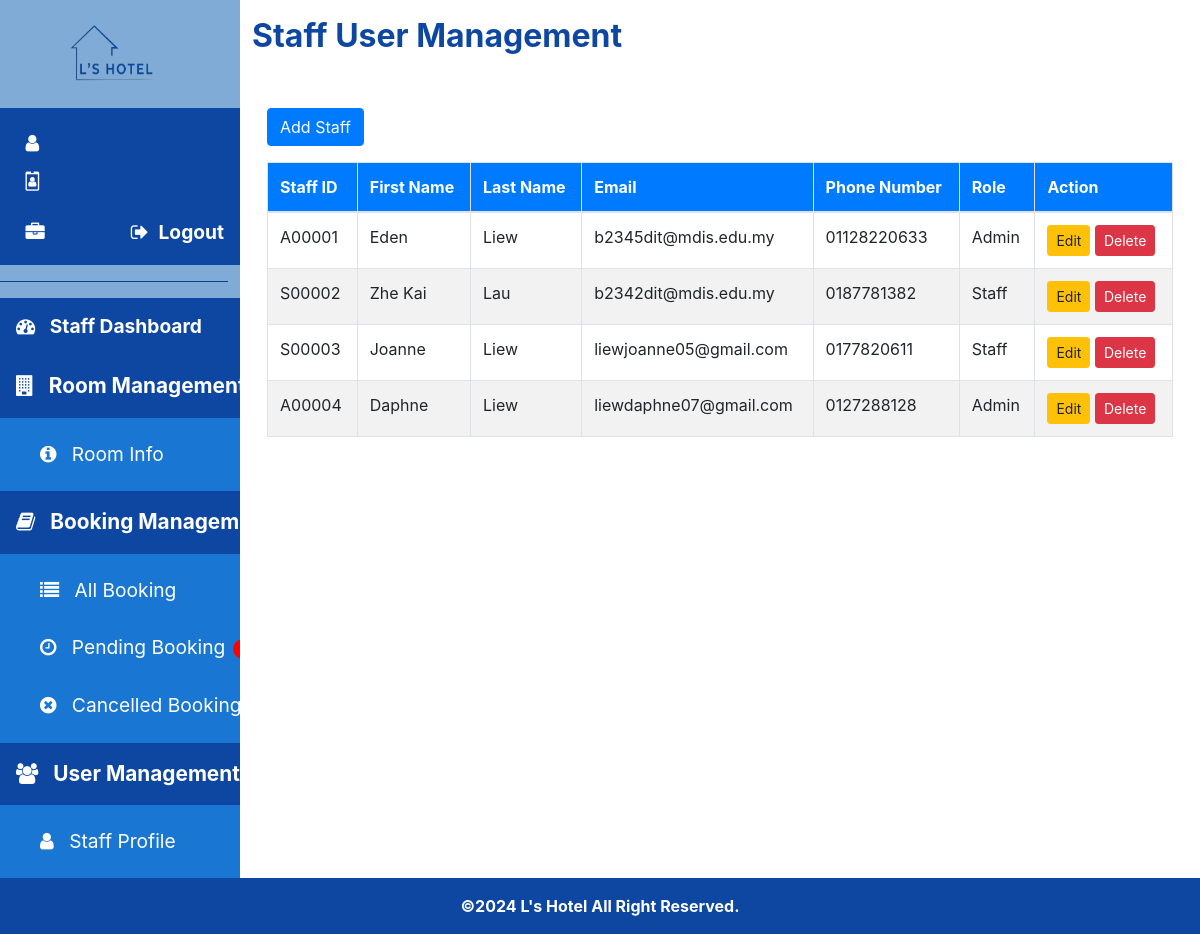
The page /staff/staff_management.php on the database its author committed.
### tables this page shows
CREATE TABLE `staff` (
  `id` int(11) NOT NULL,
  `staff_id` varchar(6) NOT NULL,
  `first_name` varchar(50) NOT NULL,
  `last_name` varchar(50) NOT NULL,
  `email` varchar(100) NOT NULL,
  `phone_number` varchar(15) NOT NULL,
  `password` varchar(255) NOT NULL,
  `role` varchar(10) NOT NULL
);

### staff/staff_management.php (the view, shortened to what this page needs)
<!DOCTYPE html>
<html>
<head>
<link rel="stylesheet" href="https://cdnjs.cloudflare.com/ajax/libs/font-awesome/4.7.0/css/font-awesome.min.css">
<link rel="stylesheet" href="../css/staff/staff-style.css?v=<?php echo time(); ?>">
<link rel="stylesheet" href="../css/staff/staff-management.css?v=<?php echo time(); ?>">
<link href="https://maxcdn.bootstrapcdn.com/bootstrap/4.5.2/css/bootstrap.min.css" rel="stylesheet">
</head>
<body>
<div class="staff-container">
  <?php include 'staff_sidenav.php'; ?>
  <div class="main">
    <div class="staff-page-title">
      <span>Staff User Management</span>
    </div>
    <div class="container mt-5">
        <button class="btn btn-primary mb-3" data-toggle="modal" data-target="#staffModal" onclick="openAddModal()">Add Staff</button>
        <table class="table table-bordered">
            <thead>
                <tr>
                    <th>Staff ID</th>
                    <th>First Name</th>
                    <th>Last Name</th>
                    <th>Email</th>
                    <th>Phone Number</th>
                    <th>Role</th>
                    <th>Action</th>
                </tr>
            </thead>
            <tbody id="staffTableBody">
                <?php
                $result = $conn->query("SELECT * FROM staff");
                while ($row = $result->fetch_assoc()) {
                    echo "<tr>
                            <td>{$row['staff_id']}</td>
                            <td>{$row['first_name']}</td>
                            <td>{$row['last_name']}</td>
                            <td>{$row['email']}</td>
                            <td>{$row['phone_number']}</td>
                            <td>{$row['role']}</td>
                            <td>
                                <button class='btn btn-warning btn-sm' onclick='openEditModal(\"{$row['staff_id']}\", \"{$row['first_name']}\", \"{$row['last_name']}\", \"{$row['email']}\", \"{$row['phone_number']}\", \"{$row['role']}\")'>Edit</button>
                                <button class='btn btn-danger btn-sm' onclick='deleteStaff(\"{$row['staff_id']}\")'>Delete</button>
                            </td>
                          </tr>";
                }
                ?>
            </tbody>
        </table>
    </div>
  </div>
</div>
<footer>
  <p>&copy;2024 L's Hotel All Right Reserved.</p>
</footer>
</body>
</html>

### css/staff/staff-style.css (style rules this page uses)
body { font-family: "Lato", sans-serif; margin: 0; background-color: #ffffff; display: flex; flex-direction: column; min-height: 100vh; }
.staff-container { display: flex; flex: 1; }
.main { width: 80%; padding: 2%; background-color: #ffffff; }
.main .staff-page-title { font-size: 2em; font-weight: bold; text-align: left; color: #0d47a1; }
footer { width: 100%; background-color: #0d47a1; color: #ffffff; text-align: center; padding: 1em; font-size: 1em; font-weight: bold; margin-top: auto; }
footer p { margin: 0; }

### css/staff/staff-management.css (style rules this page uses)
.staff-container { display: flex; }
.staff-container .main { flex: 1; padding: 1%; }
.staff-page-title { font-size: 24px; font-weight: bold; margin-bottom: 20px; }
.table { width: 100%; margin-bottom: 20px; background-color: #fff; border: 1px solid #343a40; }
.table th { background-color: #007bff; color: white; font-weight: bold; }
.table td { border-top: 1px solid #dee2e6; }
.table tbody tr:nth-child(even) { background-color: #f2f2f2; }
.btn-primary { background-color: #007bff; color: white; }
.btn-warning { background-color: #ffc107; color: black; }
.btn-danger { background-color: #dc3545; color: white; }

### rows shown on the page
staff: staff "A00001", first_name "Eden", last_name "Liew", email "b2345dit@mdis.edu.my", phone_number "01128220633", role "Admin"
staff: staff "S00002", first_name "Zhe Kai", last_name "Lau", email "b2342dit@mdis.edu.my", phone_number "0187781382", role "Staff"
staff: staff "S00003", first_name "Joanne", last_name "Liew", email "liewjoanne05@gmail.com", phone_number "0177820611", role "Staff"
staff: staff "A00004", first_name "Daphne", last_name "Liew", email "liewdaphne07@gmail.com", phone_number "0127288128", role "Admin"
